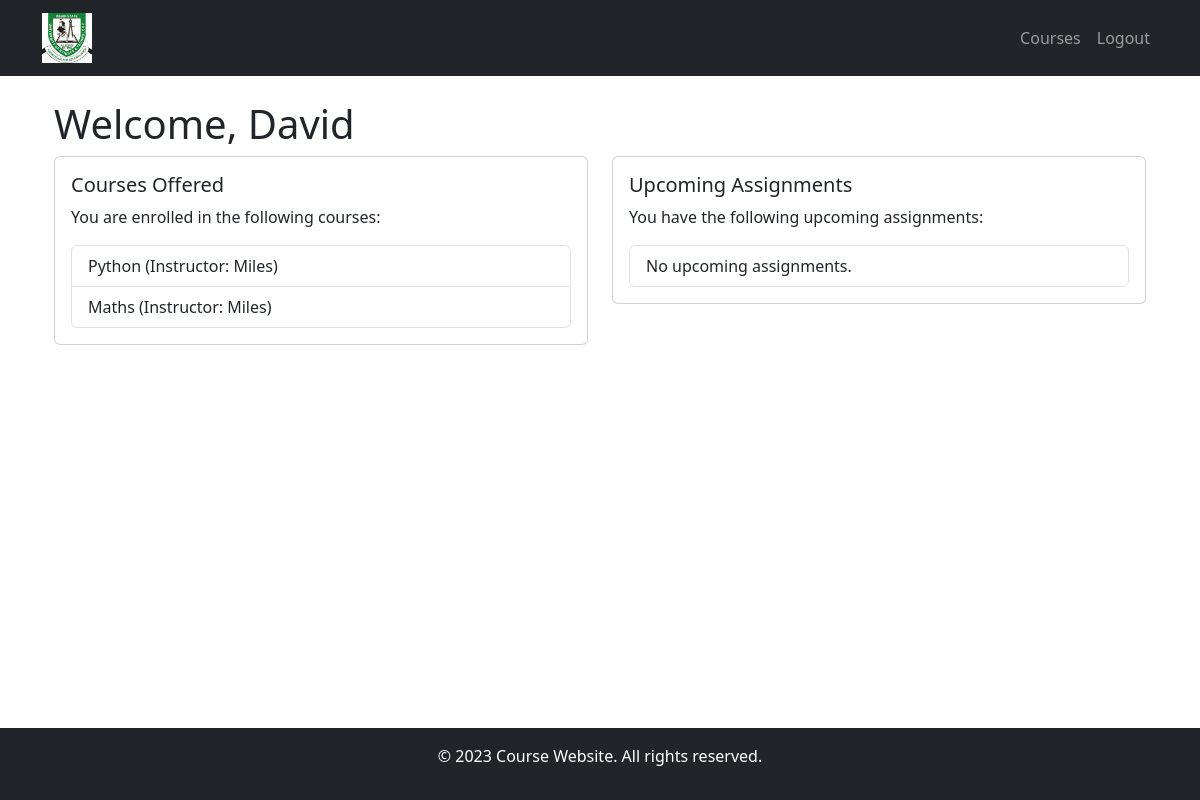
Page /student/dashboard/ (signed in) on the committed database.
### courses/models.py (models this page shows, shortened)
class Student(models.Model):
    user = models.ForeignKey(User, on_delete=models.CASCADE, null=True, default=None)
    courses = models.ManyToManyField('Course', through='Registration')

class Course(models.Model):
    title = models.CharField(max_length=200)
    description = models.TextField()
    instructor = models.ForeignKey(Instructor, on_delete=models.CASCADE)
    students = models.ManyToManyField(Student, through='Registration')

class Instructor(models.Model):
    user = models.OneToOneField(User, on_delete=models.CASCADE, null=True, default=None)
    bio = models.TextField(blank=True)
    email = models.EmailField()

### courses/views.py (the view)
# urls.py: path('student/dashboard/', views.student_dashboard, name = 'student_dashboard'),
@login_required
def student_dashboard(request):
    student, created = Student.objects.get_or_create(user=request.user)
    courses = student.courses.all()
    context = {
        'student': student,
        'courses': courses,
    }
    return render(request, 'courses/student_dashboard.html', context)

### courses/templates/courses/student_dashboard.html (shortened to what this page needs)
{% extends "courses/base.html" %}
{% load static %}
{% block navigation %}
<nav class="navbar navbar-expand-lg navbar-dark bg-dark">
    <div class="container">
        <a class="navbar-brand" href="/">
            <img src="{% static 'courses/img/logo.png' %}" alt="School Logo" width="50" height="50">
        </a>
        <div class="collapse navbar-collapse" id="navbarNav">
            <ul class="navbar-nav ms-auto">
                <li class="nav-item">
                    <a class="nav-link" href="/courses/">Courses</a>
                </li>
                <li class="nav-item">
                    <a class="nav-link" href="/student/login/"> Logout</a>
                </li>
            </ul>
        </div>
    </div>
</nav>
{% endblock %}
{% block content %}
<div class="container">
    <h1>Welcome, {{ student.user.username }}</h1>
    <div class="row">
        <div class="col-md-6">
            <div class="card mb-4">
                <div class="card-body">
                    <h5 class="card-title">Courses Offered</h5>
                    <p class="card-text">You are enrolled in the following courses:</p>
                    <ul class="list-group">
                        {% for course in courses %}
                        <li class="list-group-item">{{ course.title }}  (Instructor: {{ course.instructor.user.username }})</li>
                        {% empty %}
                        <li class="list-group-item">No courses enrolled.</li>
                        {% endfor %}
                    </ul>
                </div>
            </div>
        </div>
        <div class="col-md-6">
            <div class="card mb-4">
                <div class="card-body">
                    <h5 class="card-title">Upcoming Assignments</h5>
                    <p class="card-text">You have the following upcoming assignments:</p>
                    <ul class="list-group">
                        {% for assignment in assignments %}
                        <li class="list-group-item">{{ assignment.title }} ({{ assignment.due_date }})</li>
                        {% empty %}
                        <li class="list-group-item">No upcoming assignments.</li>
                        {% endfor %}
                    </ul>
                </div>
            </div>
        </div>
    </div>
</div>
{% endblock %}

### rows in the picture
Student: user.username "David"
Course: title "Python", instructor.user.username "Miles"
Course: title "Maths", instructor.user.username "Miles"
